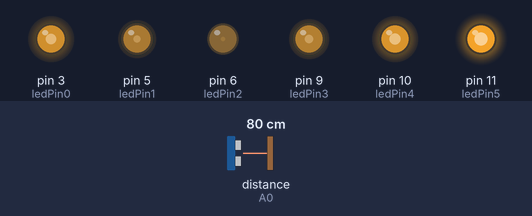
Bench run of a sketch on a simulated Arduino Uno, built with avr-gcc and run on an emulated ATmega328P. Shown: output pins drawn as LEDs (lit = HIGH). Wiring (inferred from the names in the program): range finder with pulse-width output: data A0. The test bench sets the inputs (shaded band); at power-on: distance to the obstacle (sensor on A0) 80 cm. The echo pulse lasts 58.3 µs per cm; what the sketch prints to the serial monitor is not drawn.

Above: at 1.28 s.
1.3 s: distance to the obstacle (sensor on A0) set to 31 cm
At 1.52 s:
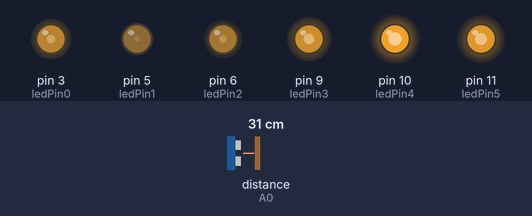
4.3 s: distance to the obstacle (sensor on A0) set to 26 cm
At 5.4 s:
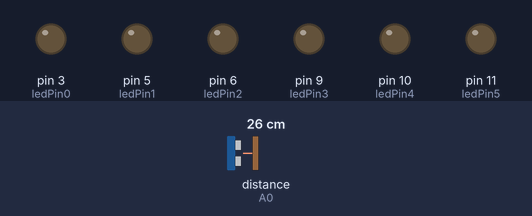
5.8 s: distance to the obstacle (sensor on A0) set to 60 cm
At 5.98 s:
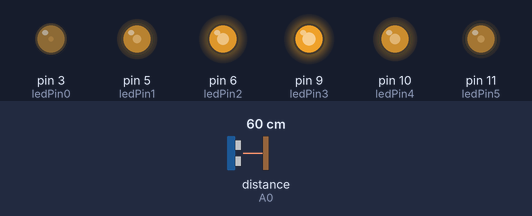
Timing chart, 0 to 14.8 s (numbered marks = the images above; inputs shaded):
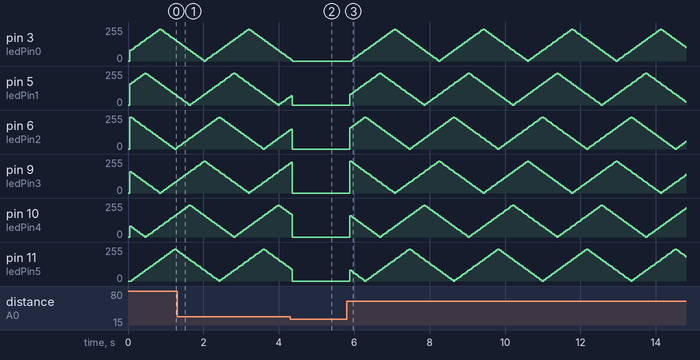

Measured:
- the behaviour switches between 28 and 27 cm on distance to the obstacle (sensor on A0) (found by bisection; images 1 and 2)
- after the input at 4.3 s, pin 3 (ledPin0): goes on until 4.4 s, then stays 0/255

The sketch:

Mid-term_Project.ino
```cpp
const int ledPin0 = 3;
const int ledPin1 = 5;
const int ledPin2 = 6;
const int ledPin3 = 9;
const int ledPin4 = 10;
const int ledPin5 = 11;

const int pwPin = A0;
long pulse, inches;

int fadeValue0 = 70 ;   // VITAL BREAKTHROUGH: CHANGING FADEVALUE0=0 TO FADEVALUE0=5;
int fadeValue1 = 150;
int fadeValue2 = 230;
int fadeValue3 = 170;
int fadeValue4 = 90;
int fadeValue5 = 10;


int fadeEffect0 = 10;
int fadeEffect1 = 10;
int fadeEffect2 = 10;
int fadeEffect3 = -10;
int fadeEffect4 = -10;
int fadeEffect5 = -10;

void setup (){
  Serial.begin(9600);
    pinMode(pwPin, INPUT);
}

void loop() {


  //Used to read in the pulse that is being sent by the MaxSonar device.
  //Pulse Width representation with a scale factor of 147 uS per Inch.

  //Serial.println();

  //  if (inches >8){
  //}


  //Used to read in the pulse that is being sent by the MaxSonar device.
  //Pulse Width representation with a scale factor of 147 uS per Inch.


  //  if (inches >8){
  //}


  if (inches > 10) {
  if (fadeValue0==240 || fadeValue0<=0) {
    fadeEffect0 = -fadeEffect0;
  }
  fadeValue0 = fadeValue0 + fadeEffect0;
  analogWrite(ledPin0, fadeValue0);


  if (fadeValue1==240 || fadeValue1<=0) {
    fadeEffect1 = -fadeEffect1;
  }
  fadeValue1 = fadeValue1 + fadeEffect1;
  analogWrite(ledPin1, fadeValue1);

  if (fadeValue2==240 || fadeValue2<=0) {
    fadeEffect2 = -fadeEffect2;
  }
  fadeValue2 = fadeValue2 + fadeEffect2;
  analogWrite(ledPin2, fadeValue2);

  if (fadeValue3==240 || fadeValue3<=0) {
    fadeEffect3 = -fadeEffect3;
  }
  fadeValue3 = fadeValue3 + fadeEffect3;
  analogWrite(ledPin3, fadeValue3);


  if (fadeValue4==240 || fadeValue4<=0) {
    fadeEffect4 = -fadeEffect4;
  }
  fadeValue4 = fadeValue4 + fadeEffect4;
  analogWrite(ledPin4, fadeValue4);

  if (fadeValue5==240 || fadeValue5<=0) {
    fadeEffect5 = -fadeEffect5;
  }
  fadeValue5 = fadeValue5 + fadeEffect5;
  analogWrite(ledPin5, fadeValue5);

  }

  if (inches <=10 ) {
    analogWrite(ledPin0,0);
    analogWrite(ledPin1,0);
    analogWrite(ledPin2,0);
    analogWrite(ledPin3,0);
    analogWrite(ledPin4,0);
    analogWrite(ledPin5,0);
  }


  pulse = pulseIn(pwPin, HIGH);
  //147uS per inch
  inches = pulse/147;
  Serial.write(inches);

}
```
